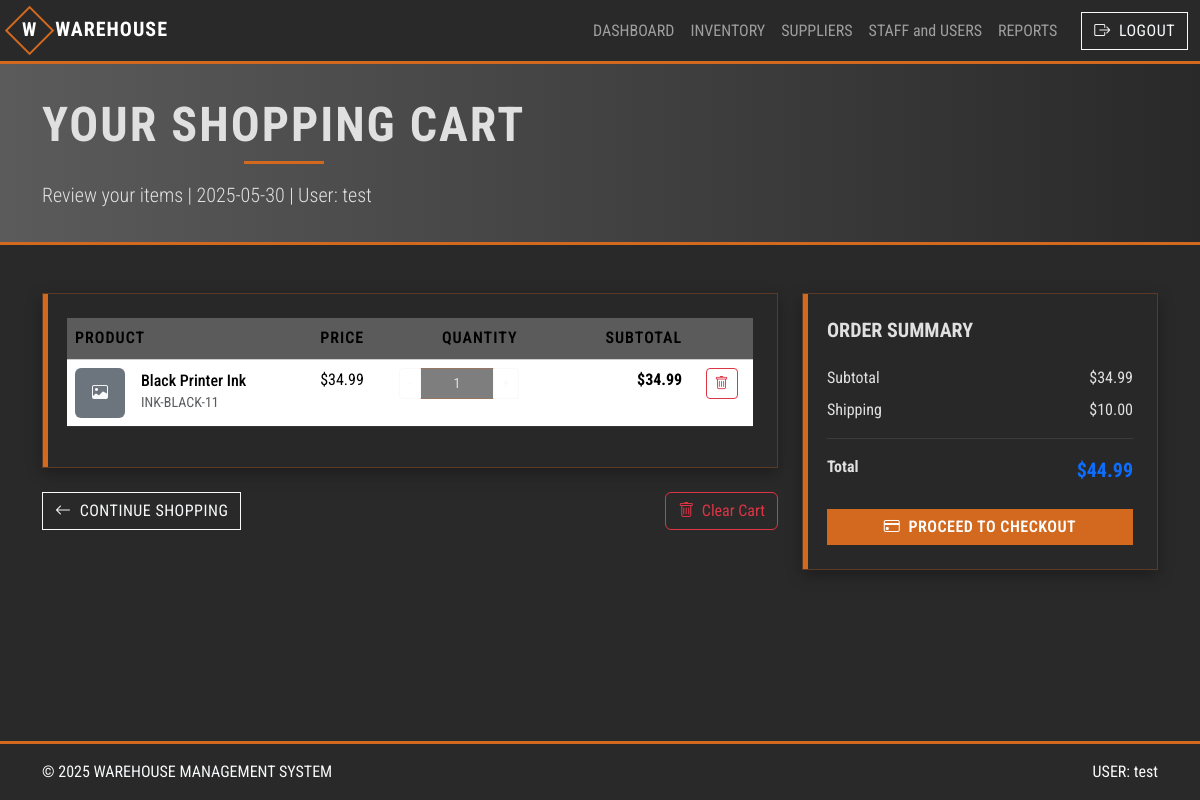
The app's page /user_cart.php (signed in) with its own data.
### tables this page shows
CREATE TABLE `cart` (
  `id` int(10) UNSIGNED NOT NULL,
  `user_id` int(10) UNSIGNED NOT NULL,
  `product_id` int(10) UNSIGNED NOT NULL,
  `quantity` int(10) UNSIGNED NOT NULL DEFAULT 1,
  `date_added` timestamp NOT NULL DEFAULT current_timestamp()
);

CREATE TABLE `products` (
  `id` int(10) UNSIGNED NOT NULL,
  `sku` varchar(50) NOT NULL,
  `name` varchar(120) NOT NULL,
  `description` text DEFAULT NULL,
  `image_path` varchar(255) DEFAULT NULL,
  `unit_price` decimal(10,2) NOT NULL DEFAULT 0.00,
  `reorder_level` int(10) UNSIGNED NOT NULL DEFAULT 0,
  `supplier_id` int(10) UNSIGNED DEFAULT NULL,
  `created_at` timestamp NOT NULL DEFAULT current_timestamp()
);

### user_cart.php (the view, shortened to what this page needs)
<?php
require 'db.php';
try {
    $stmt = $pdo->prepare("SELECT c.id as cart_id, c.quantity, p.*,
                          v.on_hand as stock, s.name as supplier,
                          (p.unit_price * c.quantity) as subtotal
                          FROM cart c
                          JOIN products p ON c.product_id = p.id
                          LEFT JOIN v_product_stock v ON p.id = v.id
                          LEFT JOIN suppliers s ON p.supplier_id = s.id
                          WHERE c.user_id = ?");
    $stmt->execute([$_SESSION['uid']]);
    $cartItems = $stmt->fetchAll(PDO::FETCH_ASSOC);
    $cartTotal = 0;
    $itemCount = count($cartItems);
    foreach ($cartItems as $item) {
        $cartTotal += $item['subtotal'];
    }
} catch(PDOException $e) {
    $cartItems = [];
    $cartTotal = 0;
    $itemCount = 0;
    $errorMsg = "Database error: " . $e->getMessage();
}
?>
<!DOCTYPE html>
<html lang="en">
<head>
    <link href="https://cdn.jsdelivr.net/npm/bootstrap@5.3.3/dist/css/bootstrap.min.css" rel="stylesheet">
    <link rel="stylesheet" href="https://cdn.jsdelivr.net/npm/bootstrap-icons@1.11.1/font/bootstrap-icons.css">
    <link href="assets/css/style.css" rel="stylesheet">
</head>
<body>
    <?php
    include 'includes/navbar.php';
    ?>
    <header>
        <div class="container">
            <h1 class="display-5 fw-bold mb-3">YOUR SHOPPING CART</h1>
            <p class="lead mb-0">Review your items | <?= date('Y-m-d') ?> | User: <?= htmlspecialchars($username) ?></p>
        </div>
    </header>
    <main class="container py-5">
        <?php if ($itemCount > 0): ?>
            <div class="row">
                <div class="col-lg-8">
                    <div class="card-glass p-4 mb-4">
                        <div class="table-responsive">
                            <table class="table table-custom">
                                <thead>
                                    <tr>
                                        <th>PRODUCT</th>
                                        <th>PRICE</th>
                                        <th class="text-center">QUANTITY</th>
                                        <th class="text-end">SUBTOTAL</th>
                                        <th></th>
                                    </tr>
                                </thead>
                                <tbody>
                                    <?php foreach ($cartItems as $item): ?>
                                        <tr>
                                            <td>
                                                <div class="d-flex align-items-center">
                                                    <?php if (!empty($item['image_path']) && file_exists($item['image_path'])): ?>
                                                        <img src="<?= htmlspecialchars($item['image_path']) ?>" alt="<?= htmlspecialchars($item['name']) ?>" class="img-thumbnail me-3" style="max-height: 50px; max-width: 50px;">
                                                    <?php else: ?>
                                                        <div class="bg-secondary rounded d-flex align-items-center justify-content-center me-3" style="width: 50px; height: 50px;">
                                                            <i class="bi bi-image text-light"></i>
                                                        </div>
                                                    <?php endif; ?>
                                                    <div>
                                                        <h6 class="mb-0"><?= htmlspecialchars($item['name']) ?></h6>
                                                        <small class="text-muted"><?= htmlspecialchars($item['sku']) ?></small>
                                                    </div>
                                                </div>
                                            </td>
                                            <td>$<?= number_format($item['unit_price'], 2) ?></td>
                                            <td class="text-center">
                                                <div class="input-group input-group-sm quantity-control" style="width: 120px;">
                                                    <button class="btn btn-outline-light quantity-btn" data-action="decrease" data-id="<?= $item['cart_id'] ?>">-</button>
                                                    <input type="text" class="form-control text-center search-box" value="<?= $item['quantity'] ?>" readonly>
                                                    <button class="btn btn-outline-light quantity-btn" data-action="increase" data-id="<?= $item['cart_id'] ?>" <?= $item['quantity'] >= $item['stock'] ? 'disabled' : '' ?>>+</button>
                                                </div>
                                            </td>
                                            <td class="text-end fw-bold">$<?= number_format($item['subtotal'], 2) ?></td>
                                            <td class="text-center">
                                                <button class="btn btn-outline-danger btn-sm remove-item" data-id="<?= $item['cart_id'] ?>">
                                                    <i class="bi bi-trash"></i>
                                                </button>
                                            </td>
                                        </tr>
                                    <?php endforeach; ?>
                                </tbody>
                            </table>
                        </div>
                    </div>
                    <div class="d-flex justify-content-between">
                        <a href="user_products.php" class="btn btn-outline-light">
                            <i class="bi bi-arrow-left me-1"></i> Continue Shopping
                        </a>
                        <button id="clearCartBtn" class="btn btn-outline-danger">
                            <i class="bi bi-trash me-1"></i> Clear Cart
                        </button>
                    </div>
                </div>
                <div class="col-lg-4">
                    <div class="card-glass p-4">
                        <h5 class="fw-bold mb-4">ORDER SUMMARY</h5>
                        <div class="d-flex justify-content-between mb-2">
                            <span>Subtotal</span>
                            <span>$<?= number_format($cartTotal, 2) ?></span>
                        </div>
                        <div class="d-flex justify-content-between mb-2">
                            <span>Shipping</span>
                            <span>$<?= number_format(10, 2) ?></span>
                        </div>
                        <hr class="border-secondary">
                        <div class="d-flex justify-content-between mb-4 fw-bold">
                            <span>Total</span>
                            <span class="text-primary fs-5">$<?= number_format($cartTotal + 10, 2) ?></span>
                        </div>
                        <a href="user_checkout.php" class="btn btn-primary w-100">
                            <i class="bi bi-credit-card me-1"></i> Proceed to Checkout
                        </a>
                    </div>
                </div>
            </div>
        <?php endif; ?>
    </main>
    <footer class="mt-auto text-center py-3 text-light">
        <div class="container d-flex justify-content-between align-items-center">
            <span>© <?= date('Y') ?> WAREHOUSE MANAGEMENT SYSTEM</span>
            <span>USER: <?= htmlspecialchars($username) ?></span>
        </div>
    </footer>
</body>
</html>

### assets/css/style.css (style rules this page uses)
:root { --primary: #D2691E; --secondary: #F2C078; --dark: #292929; --gray: #5B5B5B; --light: #E0E0E0; --warning: #F9A620; --danger: #E74C3C; --success: #27AE60; }
body { min-height: 100vh; background: var(--dark) url("../img/warehouse-concrete.jpg") center/cover fixed; display: flex; flex-direction: column; font-family: 'Roboto Condensed', system-ui, -apple-system, sans-serif; color: var(--light); }
.card-glass { background: rgba(41, 41, 41, .85); border: 1px solid rgba(210, 105, 30, .3); border-radius: 0; box-shadow: 0 5px 15px rgba(0, 0, 0, .3); transition: all 0.2s ease; position: relative; overflow: hidden; }
.card-glass::before { content: ""; position: absolute; top: 0; left: 0; width: 5px; height: 100%; background: var(--primary); }
a { color: var(--secondary); }
.btn-primary { background: var(--primary); border: none; border-radius: 0; text-transform: uppercase; font-weight: 600; letter-spacing: 0.5px; }
.btn-outline-light { border-radius: 0; text-transform: uppercase; letter-spacing: 0.5px; }
header { background: linear-gradient(to right, var(--gray) 0%, var(--dark) 100%) !important; border-bottom: 3px solid var(--primary); padding: 2rem 0 !important; }
header h1 { text-transform: uppercase; letter-spacing: 2px; position: relative; display: inline-block; padding-bottom: 10px; }
header h1:after { content: ""; position: absolute; bottom: 0; left: 50%; transform: translateX(-50%); width: 80px; height: 3px; background: var(--primary); }
.table-custom { background: rgba(41, 41, 41, .85); color: var(--light); border: none; }
.table-custom th { background: var(--gray); text-transform: uppercase; font-weight: 600; letter-spacing: 1px; border-bottom: 2px solid var(--primary); }
.table-custom td, .table-custom th { border-color: rgba(91, 91, 91, .3); }
.search-box { background: rgba(41, 41, 41, .6); border: 1px solid rgba(210, 105, 30, .3); color: var(--light); border-radius: 0; }
footer { border-top: 3px solid var(--primary); background: var(--dark) !important; }
.form-control, .form-select { border-radius: 0; }

### records on screen
cart: product.name "Black Printer Ink", product.sku "INK-BLACK-11", product.unit_price "34.99", quantity "1", subtotal "34.99"

### other values on screen
$username "test"
$cartTotal "34.99"
10 "10.00"
$cartTotal + 10 "44.99"
